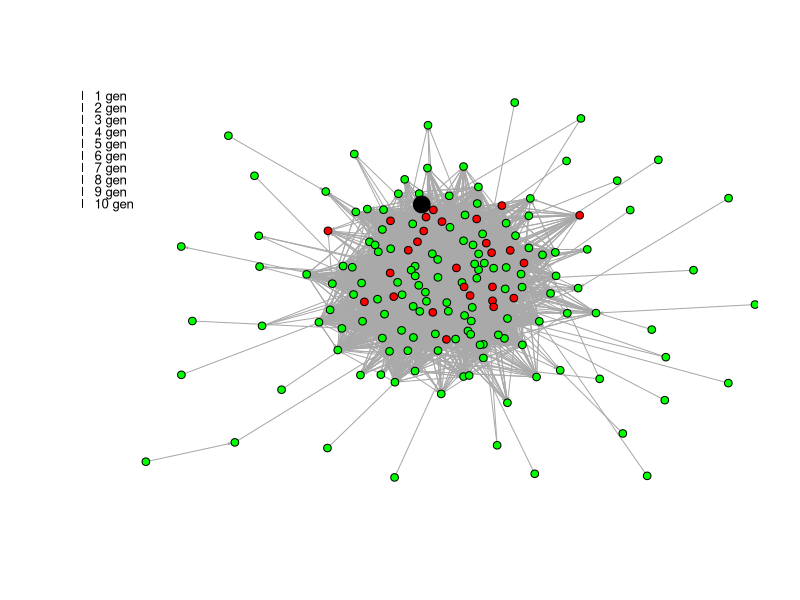

Reproduce this figure in R.
library(igraph)

raw_graph_data = read.csv(file="social_network_graph_data.csv", header=FALSE, sep=" ")

graph_data <- raw_graph_data[3:nrow(raw_graph_data), 1:2]
str(graph_data)

raw_graph <- graph_from_data_frame(graph_data, directed=TRUE)
graph = simplify(raw_graph)

# check if graph has 167 vertices & 5783 edges
print(vcount(graph))
print(ecount(graph))

# CONDUCT DISTRIBUTION SIMULATION

# mark all nodes as non-infected
for(vertex_index in V(graph)) {
  V(graph)[vertex_index]$infected = F
  V(graph)[vertex_index]$color = "green"
}
print(V(graph)$infected)

# set a random node to be infected
random_index = sample(1:vcount(graph), 1)
print(random_index)
V(graph)[random_index]$infected = T
V(graph)[random_index]$color = "black"

# create 0-init matrix where the source-of-infection node is 1
size_matrix = matrix(0, nrow = vcount(graph), ncol = 1)
size_matrix[random_index, 1] <- 1

iterations = 10
v <- rep("Gen", iterations)
legend_descriptions <- c(1:10)
legend_descriptions <- lapply(legend_descriptions, paste0, " gen")
legend_descriptions
iteration_colors = c("black", "blanchedalmond", "blue", "blueviolet", "cyan", "darkgoldenrod1", "darkolivegreen1", "firebrick1", "deeppink", "lightskyblue")

#infect neighbors of sampled node
for(neighbor in neighbors(graph, V(graph)[random_index])) {
  V(graph)[neighbor]$infected=T
  V(graph)[neighbor]$color="red"
}

plot(graph, rescale = TRUE, ylim=c(-1,1), xlim=c(-1.1,0.9), edge.arrow.size = .15, asp = 0, 
     vertex.label=NA, vertex.size=2.5+3*as.matrix(size_matrix), layout=layout.drl(graph))

legend(-1.15, .75, y.intersp = .75, xjust = .5, yjust = .5, legend=as.vector(legend_descriptions), bty = "n", fill = iteration_colors, cex=0.8)

